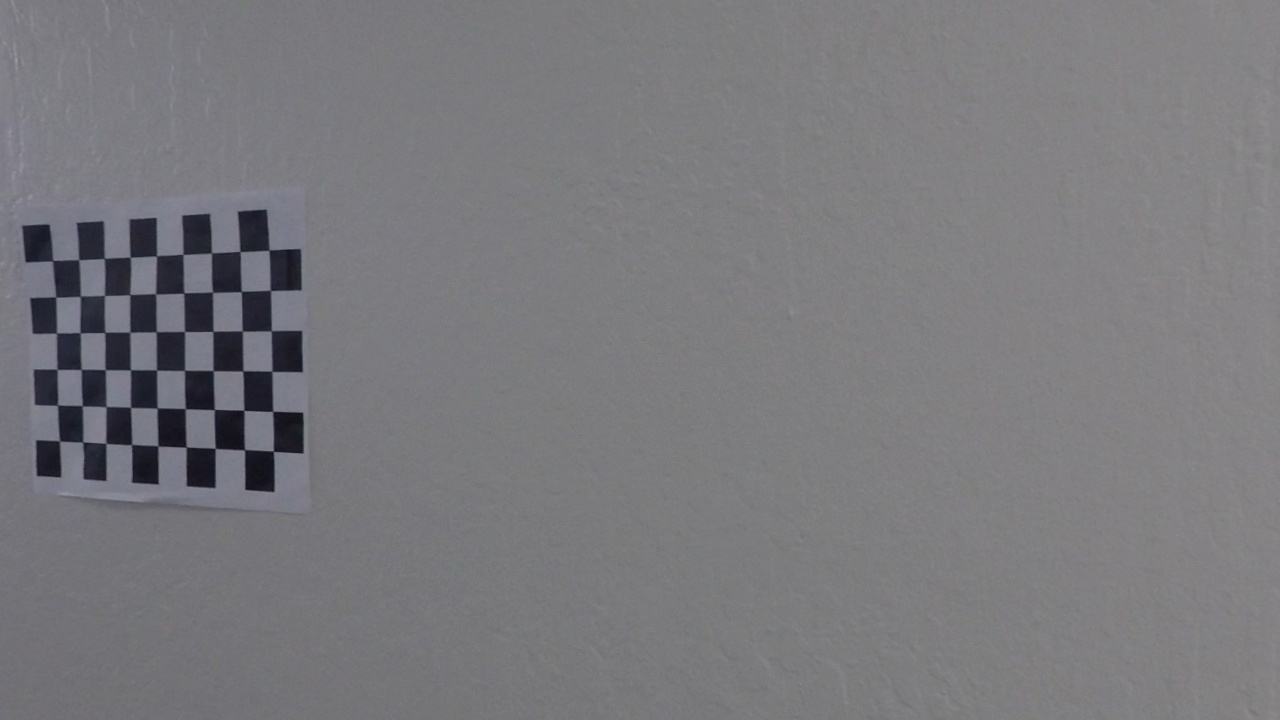
#> input picture calibration1_undist.jpg, 1280 x 720 px
$ python -i helperfunctions.py   (imports and definitions only)   (older library calls are emulated)
#> lines starting #> are read from the running program, lines starting #| are printed output that depends on the picture; after the words box and inside, x2 and y2 are one past the last pixel; in counts of white or black regions, pixels touching at a corner belong together
import numpy as np
import cv2
from scipy import signal

## 3. Use color transforms, gradients, etc., to create a thresholded binary image.Use color transforms, gradients, etc.,
## to create a thresholded binary image.

def abs_sobel_thresh(img, orient='x', sobel_kernel=3, thresh=(0, 255)):
    # Apply the following steps to img
    # 1) Convert to grayscale
#> called with orient = 'x', sobel_kernel = 3, thresh = (150, 255)
    gray = cv2.cvtColor(img, cv2.COLOR_RGB2GRAY)
    # 2) Take the derivative in x or y given orient = 'x' or 'y'
    if orient == 'x':
        derivative = cv2.Sobel(gray, cv2.CV_64F, 1, 0)
    elif orient == 'y':
        derivative = cv2.Sobel(gray, cv2.CV_64F, 0, 1)
    else:
        print("Error: orient must be either x or y.")
        # TODO: a bit dodge
        derivative = 0

    # 3) Take the absolute value of the derivative or gradient
    abs_derivative = np.absolute(derivative)

    # 4) Scale to 8-bit (0 - 255) then convert to type = np.uint8
    scaled_sobel = np.uint8(255 * abs_derivative / np.max(abs_derivative))

    # 5) Create a mask of 1's where the scaled gradient magnitude
    # is > thresh_min and < thresh_max
    # So there are 1s where #s are within our thresholds and 0s otherwise.
    grad_binary = np.zeros_like(scaled_sobel)
    grad_binary[(scaled_sobel >= thresh[0]) & (scaled_sobel <= thresh[1])] = 1

    # 6) Return this mask as your binary_output image
    return grad_binary


# [45 lines left out: functions mag_thresh, dir_threshold, not called in this run]

def mag_thresh(img, sobel_kernel=9, mag_thresh=(0, 255)):

    # Apply the following steps to img
    # 1) Convert to grayscale
    gray = cv2.cvtColor(img, cv2.COLOR_RGB2GRAY)

    # 2) Take the gradient in x and y separately
    sobelx = cv2.Sobel(gray, cv2.CV_64F, 1, 0)
    sobely = cv2.Sobel(gray, cv2.CV_64F, 0, 1)

    # 3) Calculate the magnitude
    abs_sobelxy = np.sqrt(sobelx**2 + sobely**2)

    # 5) Scale to 8-bit (0 - 255) and convert to type = np.uint8
    scaled_sobel = np.uint8(255*abs_sobelxy/np.max(abs_sobelxy))

    # 6) Create a binary mask where mag thresholds are met
    mag_binary = np.zeros_like(scaled_sobel)
    mag_binary[(scaled_sobel >= mag_thresh[0]) & (scaled_sobel <= mag_thresh[1])] = 1

    # 7) Return this mask as your binary_output image
    return mag_binary


def dir_threshold(image, sobel_kernel=3, thresh=(0, np.pi/2)):

    # Apply the following steps to img
    # 1) Convert to grayscale
    gray = cv2.cvtColor(image, cv2.COLOR_RGB2GRAY)

    # 2) Take the gradient in x and y separately
    sobelx = cv2.Sobel(gray, cv2.CV_64F, 1, 0, ksize=sobel_kernel)
    sobely = cv2.Sobel(gray, cv2.CV_64F, 0, 1, ksize=sobel_kernel)

    # 3) Take the absolute value of the x and y gradients
    abs_sobelx = np.absolute(sobelx)
    abs_sobely = np.absolute(sobely)

    # 4) Use np.arctan2(abs_sobely, abs_sobelx) to calculate the direction of the gradient
    abs_grad_dir = np.arctan2(abs_sobely, abs_sobelx)

    # 5) Create a binary mask where direction thresholds are met
    dir_binary = np.zeros_like(abs_grad_dir)
    dir_binary[(abs_grad_dir >= thresh[0]) & (abs_grad_dir <= thresh[1])] = 1

    # 6) Return this mask as your binary_output image
    return dir_binary


def apply_thresholds(image, ksize=3):
    # Apply each of the thresholding functions
    gradx = abs_sobel_thresh(image, orient='x', sobel_kernel=ksize, thresh=(150, 255))
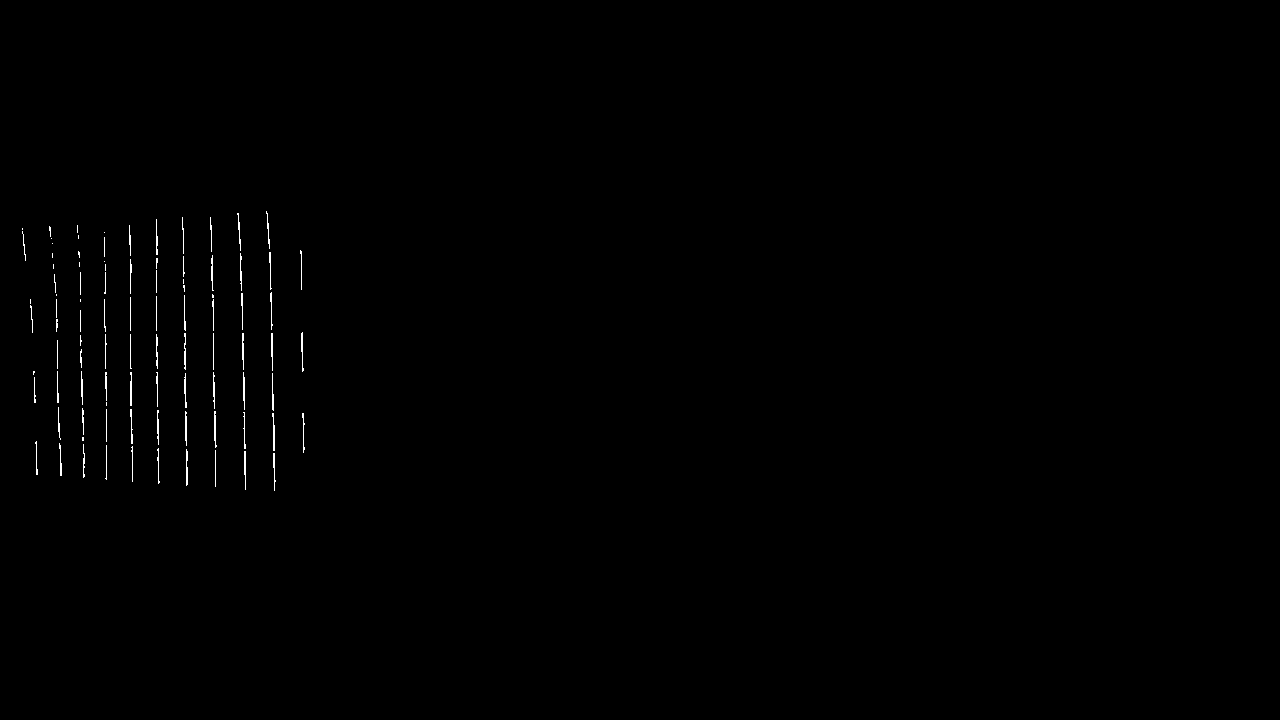
#> gradx: shape (720, 1280); values 0 (black) and 1 (white), 0.34% white in thin lines or dots, all inside (x1, y1, x2, y2) = (22, 211, 305, 491)
    grady = abs_sobel_thresh(image, orient='y', sobel_kernel=ksize, thresh=(70, 200))
#> grady: shape (720, 1280); values 0 (black) and 1 (white), 0.46% white in thin lines or dots, all inside (x1, y1, x2, y2) = (22, 209, 304, 503)
    mag_binary = mag_thresh(image, sobel_kernel=ksize, mag_thresh=(70, 255))
#> mag_binary: shape (720, 1280); values 0 (black) and 1 (white), 1.3% white; 5 white regions (2 under 20 px), largest, box (x1, y1, x2, y2) and area: (21, 209, 305, 493) 11828, (93, 498, 143, 503) 70, (61, 495, 80, 497) 20
    dir_binary = dir_threshold(image, sobel_kernel=ksize, thresh=(0.1, 1.5))
#> in dir_threshold, `abs_grad_dir = np.arctan2(abs_sobely, abs_sobelx)`:
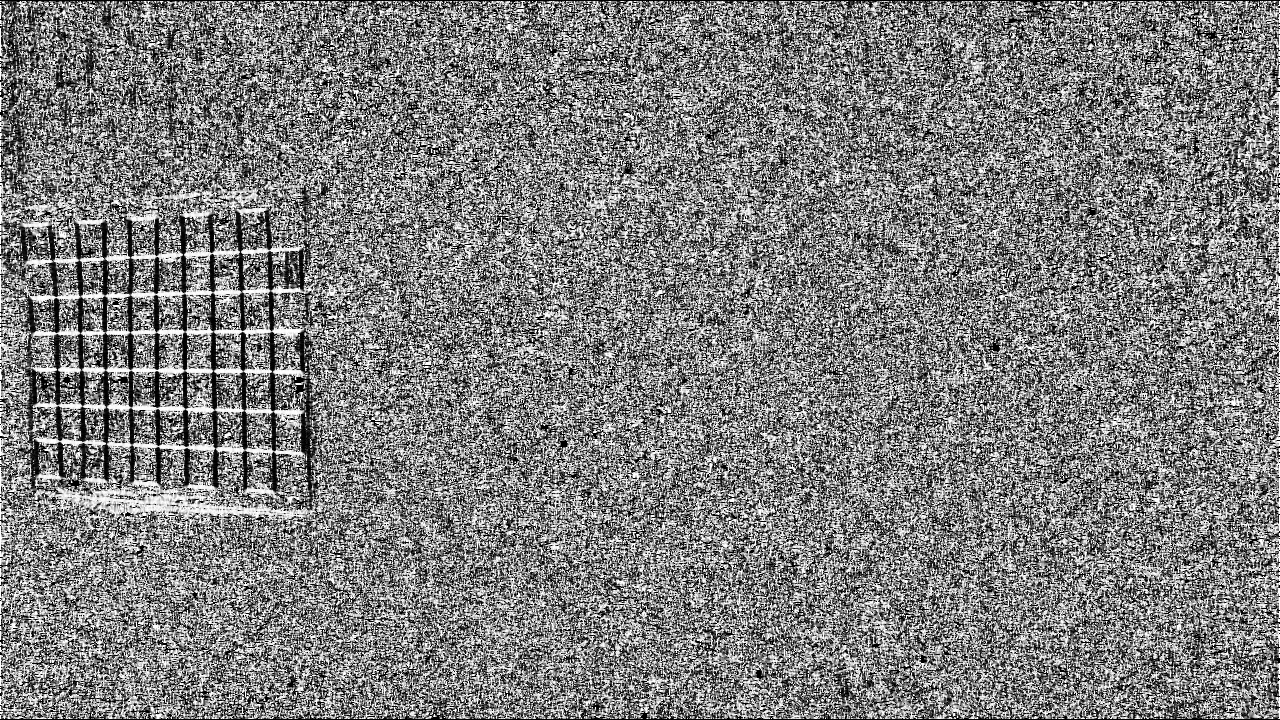
#> abs_grad_dir: shape (720, 1280) float64; min 0, max 1.57, mean 0.779; drawn with min black and max white
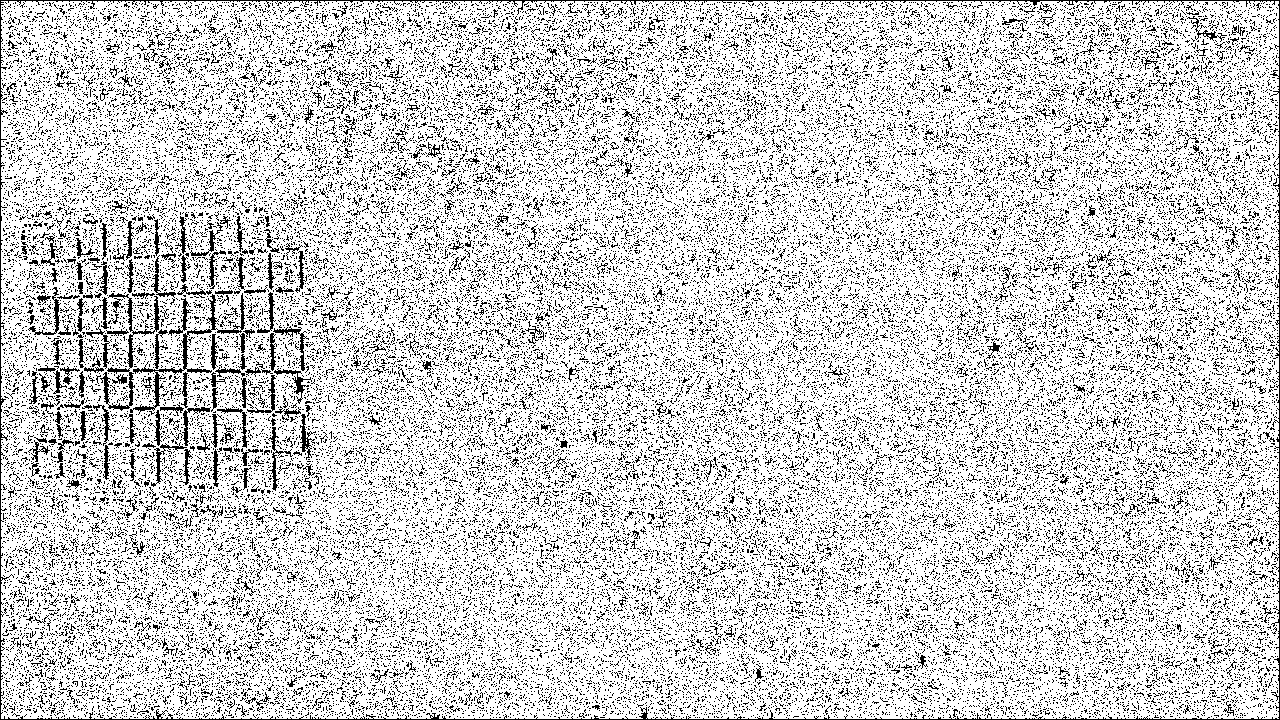
#> dir_binary: shape (720, 1280) float64; values 0 (black) and 1 (white), 81.5% white; black in thin lines or dots

    # Combine thresholds
    combined = np.zeros_like(dir_binary)
    combined[((gradx == 1) & (grady == 1)) | ((mag_binary == 1) & (dir_binary == 1))] = 1

    return combined

# [376 lines left out: functions apply_threshold_v2, region_of_interest, get_pixel_in_window, collapse_into_single_arrays, add_pixels_given_centres, histogram_pixels_v2 and 2 more, not called in this run]

def evaluate_poly(indep, poly_coeffs):
    return poly_coeffs[0]*indep**2 + poly_coeffs[1]*indep + poly_coeffs[2]

# [76 lines left out: functions highlight_lane_line_area, center, add_figures_to_image, plausible_curvature, plausible_continuation_of_traces, lane_poly and 1 more, not called in this run]

>>> import cv2
>>> picture = cv2.cvtColor(cv2.imread('calibration1_undist.jpg'), cv2.COLOR_BGR2RGB)
>>> result = apply_thresholds(picture)
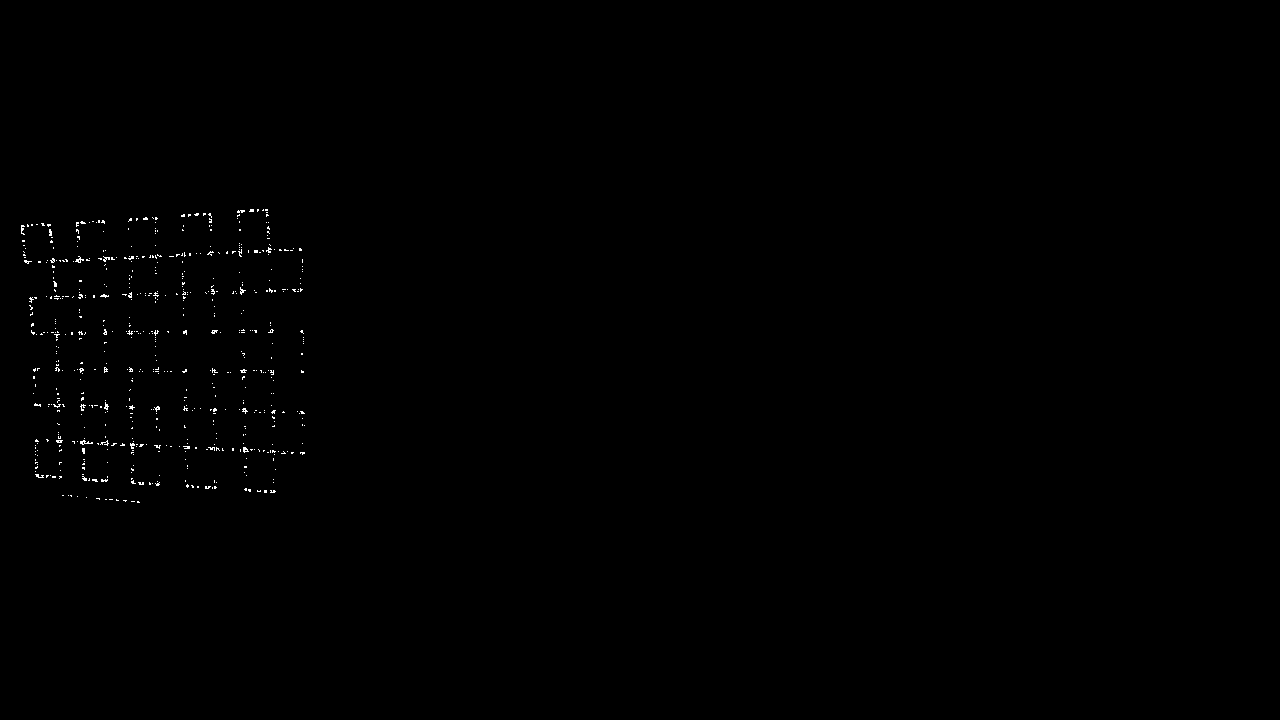
#> result: shape (720, 1280) float64; values 0 (black) and 1 (white), 0.28% white in thin lines or dots, all inside (x1, y1, x2, y2) = (21, 209, 305, 503)
